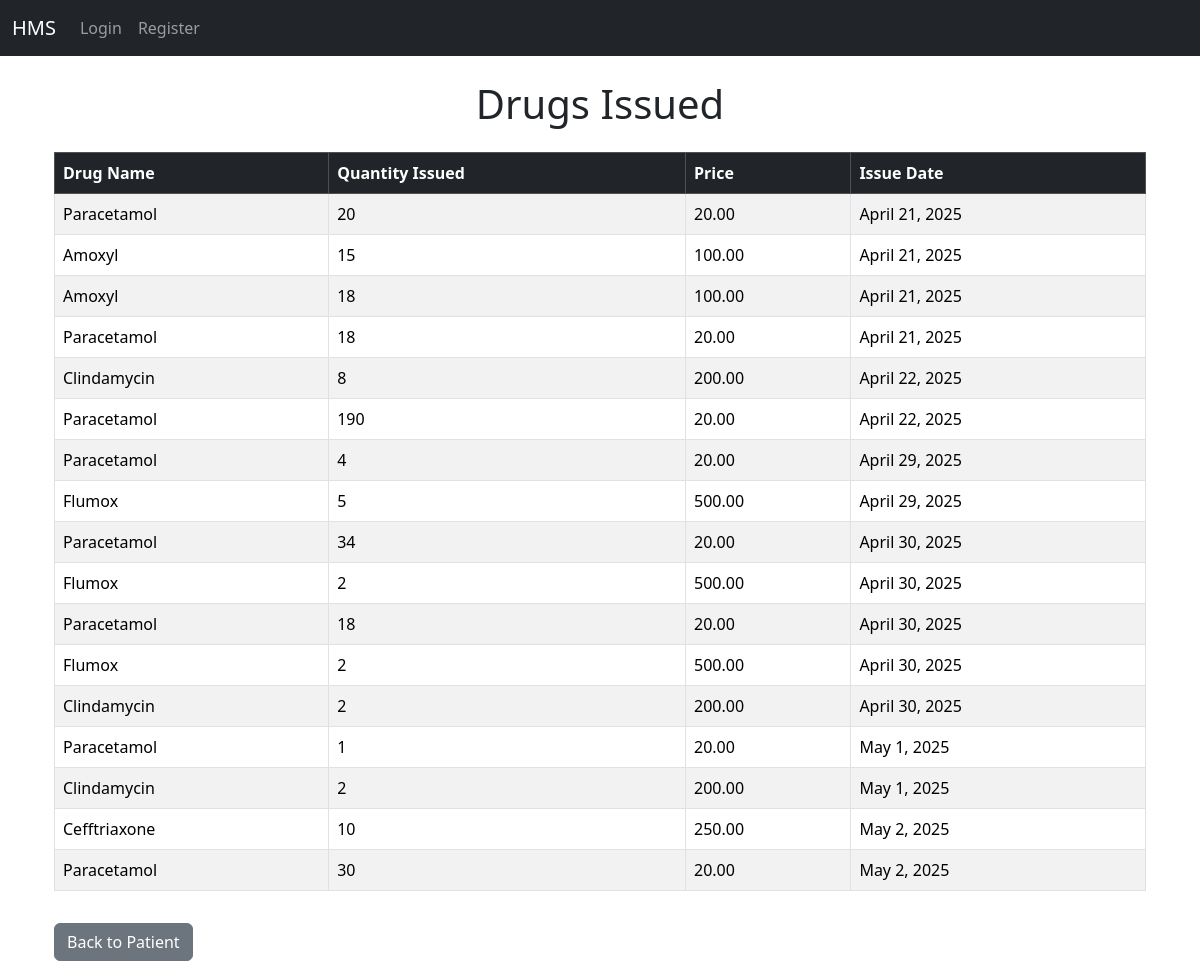
Page /patients/drug_issued/ on the committed database.
### drugs/models.py (models this page shows, shortened)
class DrugIssue(models.Model):
    drug = models.ForeignKey(Drug, on_delete=models.CASCADE)
    patient = models.ForeignKey(Patient_register, on_delete=models.CASCADE)  # Foreign key to Patient_register
    quantity_issued = models.IntegerField()
    issue_date = models.DateField(auto_now_add=True)

class Drug(models.Model):
    name = models.CharField(max_length=100)
    quantity = models.IntegerField()
    expiry_date = models.DateField()
    price = models.DecimalField(max_digits=10, decimal_places=2)

### patients/views.py (the view)
# urls.py: path("drug_issued/", views.drug_issued, name="drug_issued"),
def drug_issued(request, id=None):
    if id:
        drug_issues = DrugIssue.objects.filter(patient_id=id)
        patient = Patient_register.objects.get(id=id)
        return render(request, 'patients/drug_issued.html', {'drug_issues': drug_issues, 'patient': patient})
    drug_issues = DrugIssue.objects.all()
    return render(request, 'patients/drug_issued.html', {'drug_issues': drug_issues})

### templates/patients/drug_issued.html (shortened to what this page needs)
{% extends 'base.html' %}
{% block content %}
<h1 class="text-center mb-4">Drugs Issued</h1>
<div class="container">
    {% if drug_issues %}
    <div class="table-responsive">
        <table class="table table-bordered table-striped">
            <thead class="table-dark">
                <tr>
                    <th>Drug Name</th>
                    <th>Quantity Issued</th>
                    <th> Price</th>
                    <th>Issue Date</th>
                </tr>
            </thead>
            <tbody>
                {% for issue in drug_issues %}
                <tr>
                    <td>{{ issue.drug.name }}</td>
                    <td>{{ issue.quantity_issued }}</td>
                    <td>{{ issue.drug.price }}</td>
                    <td>{{ issue.issue_date }}</td>
                </tr>
                {% endfor %}
            </tbody>
        </table>
    </div>
    {% else %}
    <p class="text-center">No drugs have been issued to this patient.</p>
    {% endif %}
    <a href="{% url 'pat_view' patient.id %}" class="btn btn-secondary mt-3">Back to Patient</a>
</div>
{% endblock %}

### rows in the picture
DrugIssue: drug.name "Paracetamol", quantity_issued "20", drug.price "20.00", issue_date "April 21, 2025"
DrugIssue: drug.name "Amoxyl", quantity_issued "15", drug.price "100.00", issue_date "April 21, 2025"
DrugIssue: drug.name "Amoxyl", quantity_issued "18", drug.price "100.00", issue_date "April 21, 2025"
DrugIssue: drug.name "Paracetamol", quantity_issued "18", drug.price "20.00", issue_date "April 21, 2025"
DrugIssue: drug.name "Clindamycin", quantity_issued "8", drug.price "200.00", issue_date "April 22, 2025"
DrugIssue: drug.name "Paracetamol", quantity_issued "190", drug.price "20.00", issue_date "April 22, 2025"
DrugIssue: drug.name "Paracetamol", quantity_issued "4", drug.price "20.00", issue_date "April 29, 2025"
DrugIssue: drug.name "Flumox", quantity_issued "5", drug.price "500.00", issue_date "April 29, 2025"
DrugIssue: drug.name "Paracetamol", quantity_issued "34", drug.price "20.00", issue_date "April 30, 2025"
DrugIssue: drug.name "Flumox", quantity_issued "2", drug.price "500.00", issue_date "April 30, 2025"
DrugIssue: drug.name "Paracetamol", quantity_issued "18", drug.price "20.00", issue_date "April 30, 2025"
DrugIssue: drug.name "Flumox", quantity_issued "2", drug.price "500.00", issue_date "April 30, 2025"
DrugIssue: drug.name "Clindamycin", quantity_issued "2", drug.price "200.00", issue_date "April 30, 2025"
DrugIssue: drug.name "Paracetamol", quantity_issued "1", drug.price "20.00", issue_date "May 1, 2025"
DrugIssue: drug.name "Clindamycin", quantity_issued "2", drug.price "200.00", issue_date "May 1, 2025"
DrugIssue: drug.name "Cefftriaxone", quantity_issued "10", drug.price "250.00", issue_date "May 2, 2025"
DrugIssue: drug.name "Paracetamol", quantity_issued "30", drug.price "20.00", issue_date "May 2, 2025"
